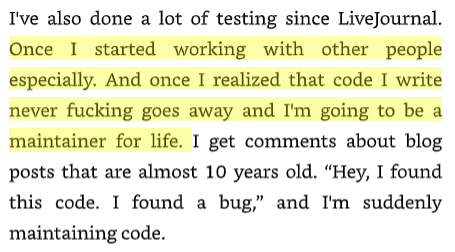
#> input picture main/packages/ocr/files/01.png, 455 x 252 px
$ python highlighted.py
#> lines starting #> are read from the running program, lines starting #| are printed output that depends on the picture; after the words box and inside, x2 and y2 are one past the last pixel; in counts of white or black regions, pixels touching at a corner belong together
#> further down, img is the input picture: shape (252, 455, 3); mean B, G, R 208.4, 235, 233.9
"""Image to text
Get only highlighted text
"""
import os
import cv2, pytesseract
import numpy as np
DIR = os.path.dirname(os.path.realpath(__file__))

def imread_highlighted(img):

    # Convert BGR to HSV
    hsv = cv2.cvtColor(img, cv2.COLOR_BGR2HSV)
#> hsv: shape (252, 455, 3); mean H, S, V 9.5, 32, 235

    # Range of yellow color in HSV
    lower = np.array([22, 93, 0])
    upper = np.array([45, 255, 255])

    # Mask to get only yellow colors
    mask = cv2.inRange(hsv, lower, upper)
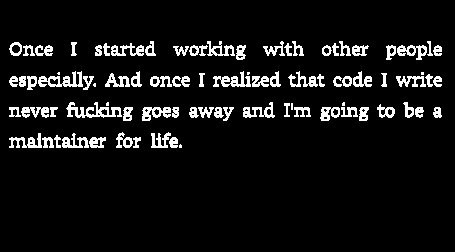
#> mask: shape (252, 455); 7.6% white in thin lines or dots, all inside (x1, y1, x2, y2) = (9, 41, 442, 148)

    # Bitwise-AND mask and original image
    res = cv2.bitwise_and(img, img, mask= mask)
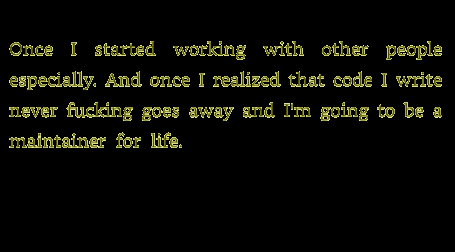
#> res: shape (252, 455, 3); mean B, G, R 5.5, 12.1, 11.9

    # Invert the mask to get black letters on white background
    res2 = cv2.bitwise_not(mask)

    # Display images
    if False:
        cv2.imshow("img", res)
        cv2.imshow("img2", res2)
        cv2.waitKey(0)
        cv2.destroyAllWindows()

    return res2


img = cv2.imread(DIR + '/files/01.png')
img2 = imread_highlighted(img)

#> (the run stopped early here; a loop or call above may not have finished)

$ run again, with main/packages/ocr/files/03.png copied over main/packages/ocr/files/01.png
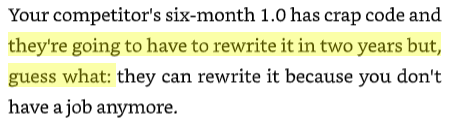
#> input picture main/packages/ocr/files/03.png, 453 x 124 px
#> img is the input picture: shape (124, 453, 3); mean B, G, R 214.1, 234.2, 233.4
#> hsv: shape (124, 453, 3); mean H, S, V 7.1, 24.2, 234.2
#> in imread_highlighted, `mask = cv2.inRange(hsv, lower, upper)`:
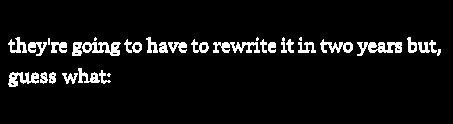
#> mask: shape (124, 453); 6.5% white; 34 white regions (5 under 20 px), largest, box (x1, y1, x2, y2) and area: (357, 42, 402, 56) 348, (82, 42, 121, 56) 307, (213, 42, 260, 53) 306
#> in imread_highlighted, `res = cv2.bitwise_and(img, img, mask= mask)`:
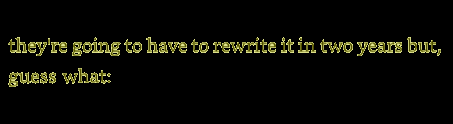
#> res: shape (124, 453, 3); mean B, G, R 5, 10.5, 10.4

$ run again, with main/packages/ocr/files/04.png copied over main/packages/ocr/files/01.png
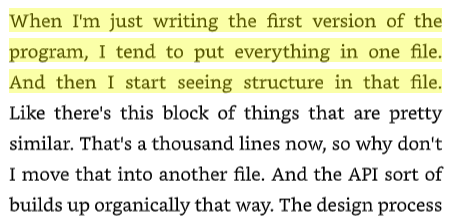
#> input picture main/packages/ocr/files/04.png, 455 x 221 px
#> img is the input picture: shape (221, 455, 3); mean B, G, R 205.3, 232.2, 231.1
#> hsv: shape (221, 455, 3); mean H, S, V 9.6, 32.1, 232.2
#> in imread_highlighted, `mask = cv2.inRange(hsv, lower, upper)`:
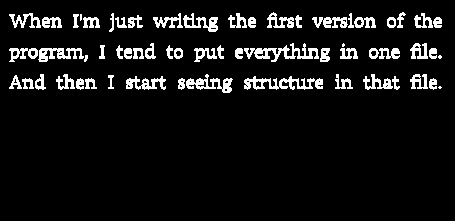
#> mask: shape (221, 455); 7.6% white; 60 white regions (4 under 20 px), largest, box (x1, y1, x2, y2) and area: (244, 43, 319, 62) 543, (244, 76, 323, 90) 543, (186, 74, 233, 93) 377
#> in imread_highlighted, `res = cv2.bitwise_and(img, img, mask= mask)`:
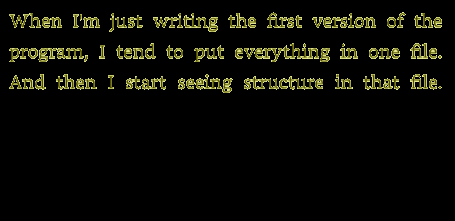
#> res: shape (221, 455, 3); mean B, G, R 5.7, 12.3, 12.2
